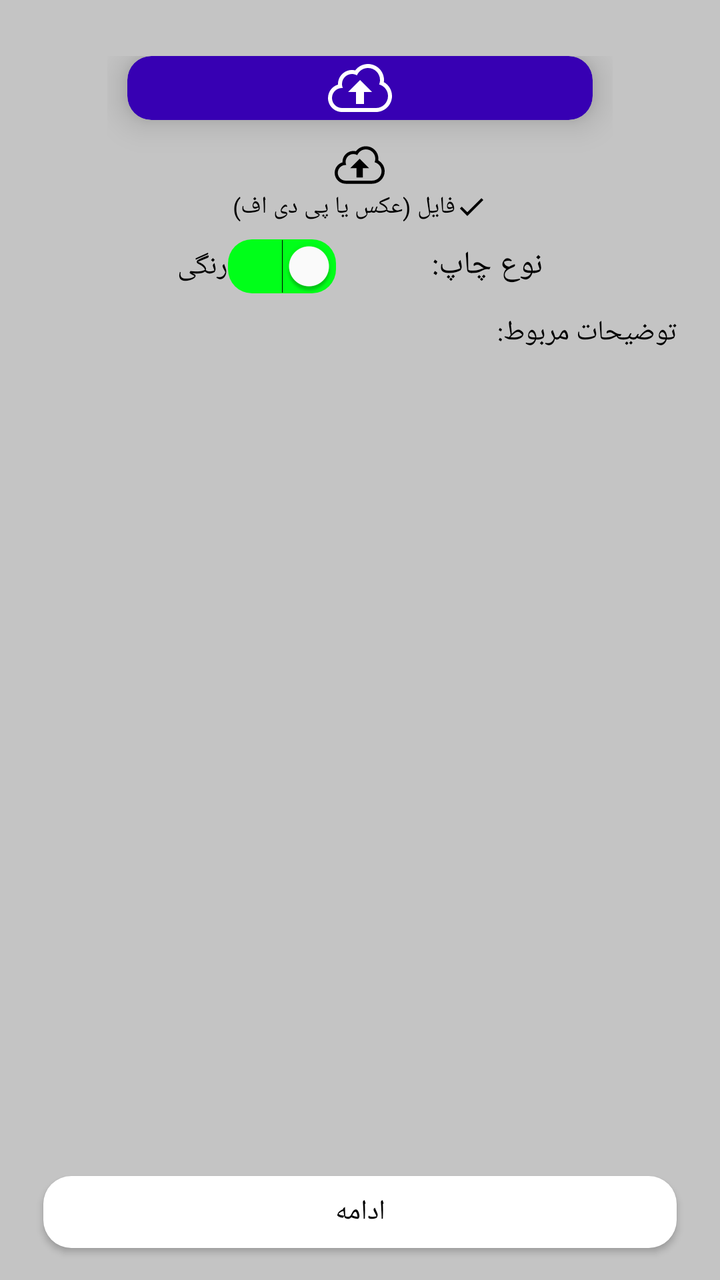
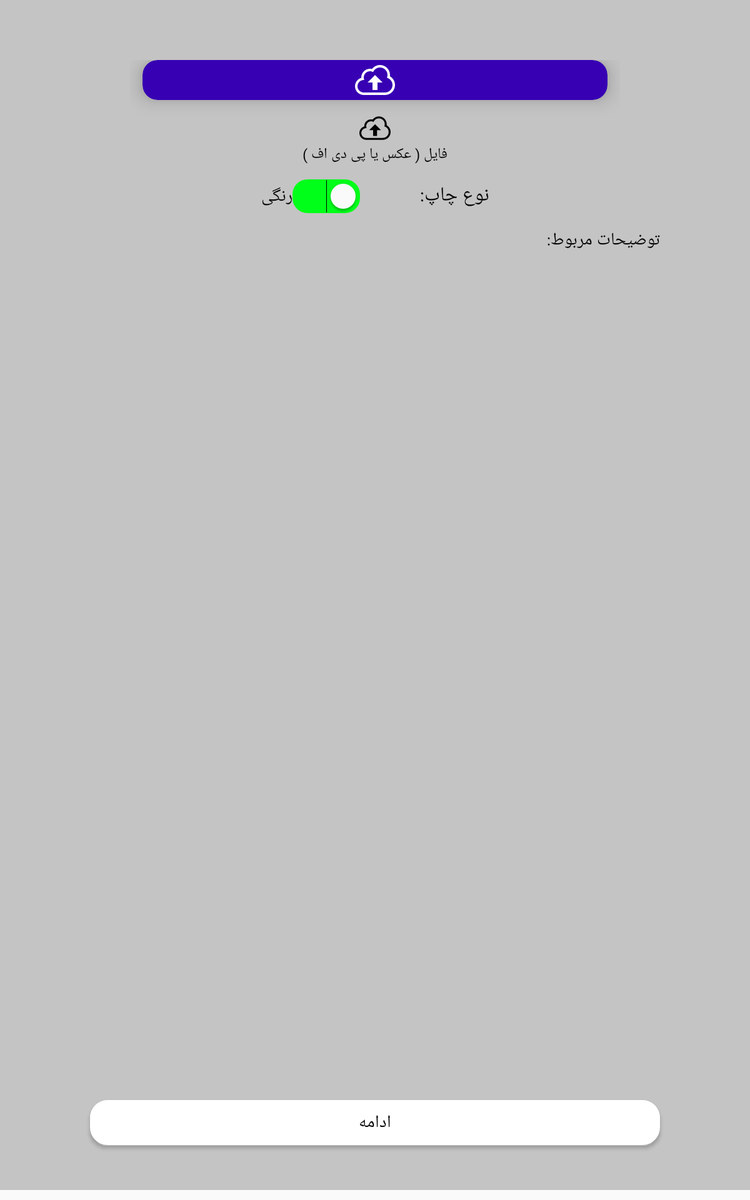

Two renders of one Android screen. The first uses the default layout on a phone; the second uses the alternative layout the repository ships for a different screen configuration, on a matching device. The two XML files are below.
<!-- AndroidManifest.xml: application theme AppTheme -->
<!-- res/layout/fragment_cp_pb_form.xml -->
<?xml version="1.0" encoding="utf-8"?>
<androidx.constraintlayout.widget.ConstraintLayout xmlns:android="http://schemas.android.com/apk/res/android"
    xmlns:tools="http://schemas.android.com/tools"
    android:layout_width="match_parent"
    android:layout_height="match_parent"
    xmlns:app="http://schemas.android.com/apk/res-auto"
    tools:context=".view.fragment.CpPbFormFragment"
    android:background="@color/grey"
    android:paddingTop="12dp">

    <androidx.constraintlayout.widget.Guideline
        android:id="@+id/guide_1"
        android:layout_width="wrap_content"
        android:layout_height="match_parent"
        android:orientation="vertical"
        app:layout_constraintGuide_percent="0.06" />

    <androidx.constraintlayout.widget.Guideline
        android:id="@+id/guide_2"
        android:layout_width="wrap_content"
        android:layout_height="match_parent"
        android:orientation="vertical"
        app:layout_constraintGuide_percent="0.94" />

    <FrameLayout
        android:id="@+id/frame_time"
        android:layout_width="0dp"
        android:layout_height="wrap_content"
        app:layout_constraintStart_toStartOf="@id/guide_1"
        app:layout_constraintEnd_toEndOf="@id/guide_2"
        app:layout_constraintHeight_max="200dp"
        app:layout_constrainedHeight="true"
        app:layout_behavior="@string/appbar_scrolling_view_behavior"
        app:layout_constraintTop_toTopOf="parent">

        <androidx.recyclerview.widget.RecyclerView
            android:id="@+id/rv_time"
            android:layout_width="match_parent"
            android:layout_height="wrap_content"
            tools:itemCount="5"
            android:orientation="horizontal"
            tools:listitem="@layout/item_time" />
    </FrameLayout>


    <LinearLayout
        android:id="@+id/layout_upload"
        android:layout_width="0dp"
        android:layout_height="wrap_content"
        android:layout_marginTop="16dp"
        android:paddingLeft="32dp"
        android:paddingRight="32dp"
        app:layout_constraintStart_toStartOf="@id/guide_1"
        app:layout_constraintEnd_toEndOf="@id/guide_2"
        app:layout_constraintTop_toBottomOf="@id/frame_time"
        android:orientation="vertical">

        <androidx.cardview.widget.CardView
            android:id="@+id/btn_upload"
            android:layout_width="match_parent"
            android:layout_height="wrap_content"
            app:cardCornerRadius="12dp"
            android:layout_marginLeft="10dp"
            android:layout_marginRight="10dp"
            android:layout_marginBottom="10dp"
            app:cardElevation="10dp"
            app:cardBackgroundColor="@color/colorPrimaryDark">

            <ImageView
                android:layout_width="32dp"
                android:layout_height="32dp"
                android:src="@drawable/ic_upload_white"
                android:layout_gravity="center" />
        </androidx.cardview.widget.CardView>

        <ImageView
            android:layout_width="25dp"
            android:layout_height="25dp"
            android:layout_gravity="center_horizontal"
            android:src="@drawable/ic_upload_black" />

        <LinearLayout
            android:layout_width="match_parent"
            android:layout_height="wrap_content"
            android:orientation="horizontal"
            android:gravity="center_horizontal"
            android:layoutDirection="rtl">

            <ImageView
                android:id="@+id/iv_tick"
                android:layout_width="16dp"
                android:layout_height="16dp"
                android:layout_gravity="center_vertical"
                android:src="@drawable/ic_tick" />

            <TextView
                android:layout_width="wrap_content"
                android:layout_height="wrap_content"
                android:textColor="@color/black"
                android:textSize="12sp"
                android:text="فایل (عکس یا پی دی اف)" />
        </LinearLayout>


    </LinearLayout>


    <LinearLayout
        android:id="@+id/layout_switch"
        android:layout_width="wrap_content"
        android:layout_height="wrap_content"
        app:layout_constraintTop_toBottomOf="@id/layout_upload"
        app:layout_constraintLeft_toLeftOf="@id/guide_1"
        app:layout_constraintRight_toRightOf="@id/guide_2"
        android:layoutDirection="rtl"
        android:layout_marginTop="8dp">

        <TextView
            android:layout_width="wrap_content"
            android:layout_height="wrap_content"
            android:textColor="@color/black"
            android:textSize="16sp"
            android:text="نوع چاپ:"
            android:layout_marginLeft="24dp" />

        <Switch
            android:id="@+id/switch_type"
            android:layout_width="wrap_content"
            android:layout_height="wrap_content"
            android:layout_marginRight="24dp"
            android:checked="true"
            android:text="رنگی"
            android:layoutDirection="ltr"
            android:thumbTint="@color/white"
            android:track="@drawable/switch_background" />

    </LinearLayout>


    <LinearLayout
        android:id="@+id/layout_text"
        android:layout_width="0dp"
        android:layout_height="wrap_content"
        android:layout_marginTop="10dp"
        app:layout_constraintStart_toStartOf="@id/guide_1"
        app:layout_constraintEnd_toEndOf="@id/guide_2"
        app:layout_constraintTop_toBottomOf="@id/layout_switch"
        android:orientation="vertical">

        <TextView
            android:layout_width="wrap_content"
            android:layout_height="wrap_content"
            android:textColor="@color/black"
            android:layout_gravity="right"
            android:text="توضیحات مربوط:" />

        <EditText
            android:id="@+id/et_description"
            android:layout_width="match_parent"
            android:layout_height="wrap_content"
            android:layout_marginTop="4dp"
            android:textSize="14sp"
            android:padding="4dp"
            android:textColor="@color/black"
            android:textDirection="rtl"
            android:gravity="top"
            android:lines="5"
            android:background="@drawable/et_background_rounded" />

    </LinearLayout>

    <Button
        android:id="@+id/btn_continue"
        android:layout_width="0dp"
        android:layout_height="36dp"
        android:textColor="@color/black"
        android:text="@string/cont"
        app:layout_constraintStart_toStartOf="@id/guide_1"
        app:layout_constraintEnd_toEndOf="@id/guide_2"
        app:layout_constraintBottom_toBottomOf="parent"
        android:background="@drawable/btn_background"
        android:layout_marginBottom="16dp" />


</androidx.constraintlayout.widget.ConstraintLayout>
<!-- res/layout/item_time.xml (included above) -->
<?xml version="1.0" encoding="utf-8"?>
<LinearLayout xmlns:android="http://schemas.android.com/apk/res/android"
    android:layout_width="match_parent"
    android:layout_height="wrap_content"
    xmlns:tools="http://schemas.android.com/tools"
    android:paddingTop="8dp"
    android:paddingBottom="8dp"
    android:paddingRight="8dp"
    android:layoutDirection="rtl">

    <LinearLayout
        android:layout_width="0dp"
        android:layout_height="wrap_content"
        android:layout_weight="0.9"
        android:orientation="horizontal">

        <RadioButton
            android:id="@+id/radio_time"
            android:layout_width="wrap_content"
            android:layout_height="wrap_content"
            style="@style/radionbutton" />

        <TextView
            android:layout_width="wrap_content"
            android:layout_height="wrap_content"
            android:layout_marginRight="4dp"
            android:textColor="@color/black"
            android:textSize="12sp"
            android:text="تاریخ:" />

        <TextView
            android:id="@+id/tv_date"
            android:layout_width="wrap_content"
            android:layout_height="wrap_content"
            android:layout_marginRight="8dp"
            android:textColor="@color/black"
            android:textSize="12sp"
            tools:text="۲/۷/۹۹" />

        <TextView
            android:layout_width="wrap_content"
            android:layout_height="wrap_content"
            android:layout_marginRight="12dp"
            android:textColor="@color/black"
            android:textSize="12sp"
            android:text="ساعت:" />

        <TextView
            android:id="@+id/tv_time"
            android:layout_width="wrap_content"
            android:layout_height="wrap_content"
            android:layout_marginRight="8dp"
            android:textColor="@color/black"
            android:textSize="12sp"
            tools:text="۱۹:۰۰" />
    </LinearLayout>


    <ImageView
        android:id="@+id/iv_cancel"
        android:layout_width="0dp"
        android:layout_height="wrap_content"
        android:layout_weight="0.1"
        android:layout_gravity="center_vertical"
        android:visibility="gone"
        android:src="@drawable/ic_cancel" />

</LinearLayout>
<!-- resources referenced by this layout -->
<resources>
  <color name="colorPrimaryDark">#3700B3</color>
  <color name="grey">#C4C4C4</color>
  <color name="white">#ffff</color>
  <!-- drawable btn_background (drawable) -->
  <?xml version="1.0" encoding="utf-8"?>
  <selector xmlns:android="http://schemas.android.com/apk/res/android">
      <item android:state_pressed="true">
          <shape android:shape="rectangle">
              <corners android:radius="14dp" />
              <solid android:color="@color/grey" />
          </shape>
      </item>
      <item android:state_selected="true">
          <shape android:shape="rectangle">
              <corners android:radius="14dp" />
              <solid android:color="@color/grey" />
          </shape>
      </item>
      <item android:state_focused="true">
          <shape android:shape="rectangle">
              <corners android:radius="14dp" />
              <solid android:color="@color/grey" />
          </shape>
      </item>
      <item>
          <shape android:shape="rectangle">
              <corners android:radius="14dp" />
              <solid android:color="@color/white" />
          </shape>
      </item>
  </selector>
  <!-- drawable ic_cancel (drawable) -->
  <vector xmlns:android="http://schemas.android.com/apk/res/android"
      android:width="12dp"
      android:height="12dp"
      android:viewportWidth="1000"
      android:viewportHeight="1000">
      <path
          android:fillColor="#000"
          android:pathData="M962.6,962.6c-36.5,36.5 -95.7,36.5 -132.2,0L500,632.2L169.6,962.6c-36.5,36.5 -95.7,36.5 -132.2,0c-36.5,-36.5 -36.5,-95.7 0,-132.2L367.8,500L37.4,169.6c-36.5,-36.5 -36.5,-95.7 0,-132.2s95.7,-36.5 132.2,0L500,367.8L830.4,37.4c36.5,-36.5 95.7,-36.5 132.2,0c36.5,36.5 36.5,95.7 0,132.2L632.2,500l330.4,330.4C999.1,866.9 999.1,926.1 962.6,962.6z" />
  </vector>
  <!-- drawable ic_tick (drawable) -->
  <vector xmlns:android="http://schemas.android.com/apk/res/android"
      android:width="24dp"
      android:height="24dp"
      android:viewportWidth="24"
      android:viewportHeight="24"
      android:tint="#000">
      <path
          android:fillColor="#000"
          android:pathData="M9,16.17L4.83,12l-1.42,1.41L9,19 21,7l-1.41,-1.41z" />
  </vector>
  <!-- drawable switch_background (drawable) -->
  <?xml version="1.0" encoding="utf-8"?>
  <selector xmlns:android="http://schemas.android.com/apk/res/android">
      <item>
          <shape android:shape="rectangle">
              <solid android:color="#00FF19" />
              <corners android:radius="12dp" />
          </shape>
      </item>
  </selector>
  <string name="cont">ادامه</string>
  <style name="radionbutton" parent="Base.Widget.AppCompat.CompoundButton.RadioButton">
          <item name="android:button">@drawable/radiobutton_drawable</item>
          <item name="android:windowIsTranslucent">true</item>
          <item name="android:windowBackground">@android:color/transparent</item>
          <item name="android:windowContentOverlay">@null</item>
          <item name="android:windowNoTitle">true</item>
          <item name="android:windowIsFloating">false</item>
          <item name="android:backgroundDimEnabled">true</item>
      </style>
  <style name="AppTheme" parent="Theme.AppCompat.Light.DarkActionBar">
          
          <item name="colorPrimary">@color/colorPrimary</item>
          <item name="colorPrimaryDark">@color/colorPrimaryDark</item>
          <item name="colorAccent">@color/colorAccent</item>
          <item name="android:fontFamily">@font/fa_irs_mobile</item>
          <item name="fontFamily">@font/fa_irs_mobile</item>
      </style>
  <color name="colorPrimary">#6200EE</color>
  <color name="colorAccent">#03DAC5</color>
</resources>
<!-- res/layout-sw380dp/fragment_cp_pb_form.xml (the repository's variant of the layout above) -->
<!-- drawn on a 7-inch tablet held upright -->
<?xml version="1.0" encoding="utf-8"?>
<androidx.constraintlayout.widget.ConstraintLayout xmlns:android="http://schemas.android.com/apk/res/android"
    xmlns:tools="http://schemas.android.com/tools"
    android:layout_width="match_parent"
    android:layout_height="match_parent"
    xmlns:app="http://schemas.android.com/apk/res-auto"
    tools:context=".view.fragment.CpPbFormFragment"
    android:background="@color/grey"
    android:paddingTop="16dp"
    android:layout_marginBottom="8dp">

    <androidx.constraintlayout.widget.Guideline
        android:id="@+id/guide_1"
        android:layout_width="wrap_content"
        android:layout_height="match_parent"
        android:orientation="vertical"
        app:layout_constraintGuide_percent="0.12" />

    <androidx.constraintlayout.widget.Guideline
        android:id="@+id/guide_2"
        android:layout_width="wrap_content"
        android:layout_height="match_parent"
        android:orientation="vertical"
        app:layout_constraintGuide_percent="0.88" />

    <FrameLayout
        android:id="@+id/frame_time"
        android:layout_width="0dp"
        android:layout_height="wrap_content"
        app:layout_constraintStart_toStartOf="@id/guide_1"
        app:layout_constraintEnd_toEndOf="@id/guide_2"
        android:visibility="gone"
        app:layout_behavior="@string/appbar_scrolling_view_behavior"
        app:layout_constraintTop_toTopOf="parent">

        <androidx.recyclerview.widget.RecyclerView
            android:id="@+id/rv_time"
            android:layout_width="match_parent"
            android:layout_height="match_parent"
            tools:itemCount="4"
            tools:listitem="@layout/item_time" />
    </FrameLayout>


    <LinearLayout
        android:id="@+id/layout_upload"
        android:layout_width="0dp"
        android:layout_height="wrap_content"
        android:layout_marginTop="32dp"
        android:paddingLeft="32dp"
        android:paddingRight="32dp"
        app:layout_constraintStart_toStartOf="@id/guide_1"
        app:layout_constraintEnd_toEndOf="@id/guide_2"
        app:layout_constraintTop_toBottomOf="@id/frame_time"
        android:orientation="vertical">

        <androidx.cardview.widget.CardView
            android:id="@+id/btn_upload"
            android:layout_width="match_parent"
            android:layout_height="wrap_content"
            app:cardCornerRadius="12dp"
            android:layout_marginLeft="10dp"
            android:layout_marginRight="10dp"
            android:layout_marginBottom="10dp"
            app:cardElevation="10dp"
            app:cardBackgroundColor="@color/colorPrimaryDark">

            <ImageView
                android:layout_width="32dp"
                android:layout_height="32dp"
                android:src="@drawable/ic_upload_white"
                android:layout_gravity="center" />
        </androidx.cardview.widget.CardView>

        <ImageView
            android:layout_width="25dp"
            android:layout_height="25dp"
            android:layout_gravity="center_horizontal"
            android:src="@drawable/ic_upload_black" />

        <TextView
            android:id="@+id/tv_upload"
            android:layout_width="wrap_content"
            android:layout_height="wrap_content"
            android:layout_gravity="center_horizontal"
            android:textColor="@color/black"
            android:textSize="12sp"
            android:text="فایل ( عکس یا پی دی اف )" />

    </LinearLayout>


    <LinearLayout
        android:id="@+id/layout_switch"
        android:layout_width="wrap_content"
        android:layout_height="wrap_content"
        app:layout_constraintTop_toBottomOf="@id/layout_upload"
        app:layout_constraintLeft_toLeftOf="@id/guide_1"
        app:layout_constraintRight_toRightOf="@id/guide_2"
        android:layout_marginTop="12dp"
        android:layoutDirection="rtl">

        <TextView
            android:layout_width="wrap_content"
            android:layout_height="wrap_content"
            android:textColor="@color/black"
            android:textSize="16sp"
            android:text="نوع چاپ:"
            android:layout_marginLeft="24dp" />

        <Switch
            android:id="@+id/switch_type"
            android:layout_width="wrap_content"
            android:layout_height="wrap_content"
            android:layout_marginRight="24dp"
            android:checked="true"
            android:text="رنگی"
            android:layoutDirection="ltr"
            android:thumbTint="@color/white"
            android:track="@drawable/switch_background" />

    </LinearLayout>


    <LinearLayout
        android:id="@+id/layout_text"
        android:layout_width="0dp"
        android:layout_height="wrap_content"
        android:layout_marginTop="12dp"
        app:layout_constraintStart_toStartOf="@id/guide_1"
        app:layout_constraintEnd_toEndOf="@id/guide_2"
        app:layout_constraintTop_toBottomOf="@id/layout_switch"
        android:orientation="vertical">

        <TextView
            android:layout_width="wrap_content"
            android:layout_height="wrap_content"
            android:textColor="@color/black"
            android:layout_gravity="right"
            android:text="توضیحات مربوط:" />

        <EditText
            android:id="@+id/et_description"
            android:layout_width="match_parent"
            android:layout_height="wrap_content"
            android:layout_marginTop="4dp"
            android:textSize="14sp"
            android:padding="4dp"
            android:textColor="@color/black"
            android:textDirection="rtl"
            android:gravity="top"
            android:lines="7"
            android:background="@drawable/et_background_rounded" />

    </LinearLayout>


    <Button
        android:id="@+id/btn_continue"
        android:layout_width="0dp"
        android:layout_height="36dp"
        android:layout_marginBottom="36dp"
        android:textColor="@color/black"
        android:text="@string/cont"
        app:layout_constraintStart_toStartOf="@id/guide_1"
        app:layout_constraintEnd_toEndOf="@id/guide_2"
        app:layout_constraintBottom_toBottomOf="parent"
        android:background="@drawable/btn_background" />

</androidx.constraintlayout.widget.ConstraintLayout>
<!-- resources referenced by the variant -->
<!-- as a 7-inch tablet held upright resolves them -->
<resources>
  <color name="colorPrimaryDark">#3700B3</color>
  <color name="grey">#C4C4C4</color>
  <color name="white">#ffff</color>
  <!-- drawable btn_background (drawable) -->
  <?xml version="1.0" encoding="utf-8"?>
  <selector xmlns:android="http://schemas.android.com/apk/res/android">
      <item android:state_pressed="true">
          <shape android:shape="rectangle">
              <corners android:radius="14dp" />
              <solid android:color="@color/grey" />
          </shape>
      </item>
      <item android:state_selected="true">
          <shape android:shape="rectangle">
              <corners android:radius="14dp" />
              <solid android:color="@color/grey" />
          </shape>
      </item>
      <item android:state_focused="true">
          <shape android:shape="rectangle">
              <corners android:radius="14dp" />
              <solid android:color="@color/grey" />
          </shape>
      </item>
      <item>
          <shape android:shape="rectangle">
              <corners android:radius="14dp" />
              <solid android:color="@color/white" />
          </shape>
      </item>
  </selector>
  <!-- drawable ic_cancel (drawable) -->
  <vector xmlns:android="http://schemas.android.com/apk/res/android"
      android:width="12dp"
      android:height="12dp"
      android:viewportWidth="1000"
      android:viewportHeight="1000">
      <path
          android:fillColor="#000"
          android:pathData="M962.6,962.6c-36.5,36.5 -95.7,36.5 -132.2,0L500,632.2L169.6,962.6c-36.5,36.5 -95.7,36.5 -132.2,0c-36.5,-36.5 -36.5,-95.7 0,-132.2L367.8,500L37.4,169.6c-36.5,-36.5 -36.5,-95.7 0,-132.2s95.7,-36.5 132.2,0L500,367.8L830.4,37.4c36.5,-36.5 95.7,-36.5 132.2,0c36.5,36.5 36.5,95.7 0,132.2L632.2,500l330.4,330.4C999.1,866.9 999.1,926.1 962.6,962.6z" />
  </vector>
  <!-- drawable switch_background (drawable) -->
  <?xml version="1.0" encoding="utf-8"?>
  <selector xmlns:android="http://schemas.android.com/apk/res/android">
      <item>
          <shape android:shape="rectangle">
              <solid android:color="#00FF19" />
              <corners android:radius="12dp" />
          </shape>
      </item>
  </selector>
  <string name="cont">ادامه</string>
  <style name="radionbutton" parent="Base.Widget.AppCompat.CompoundButton.RadioButton">
          <item name="android:button">@drawable/radiobutton_drawable</item>
          <item name="android:windowIsTranslucent">true</item>
          <item name="android:windowBackground">@android:color/transparent</item>
          <item name="android:windowContentOverlay">@null</item>
          <item name="android:windowNoTitle">true</item>
          <item name="android:windowIsFloating">false</item>
          <item name="android:backgroundDimEnabled">true</item>
      </style>
  <style name="AppTheme" parent="Theme.AppCompat.Light.DarkActionBar">
          
          <item name="colorPrimary">@color/colorPrimary</item>
          <item name="colorPrimaryDark">@color/colorPrimaryDark</item>
          <item name="colorAccent">@color/colorAccent</item>
          <item name="android:fontFamily">@font/fa_irs_mobile</item>
          <item name="fontFamily">@font/fa_irs_mobile</item>
      </style>
  <color name="colorPrimary">#6200EE</color>
  <color name="colorAccent">#03DAC5</color>
</resources>
